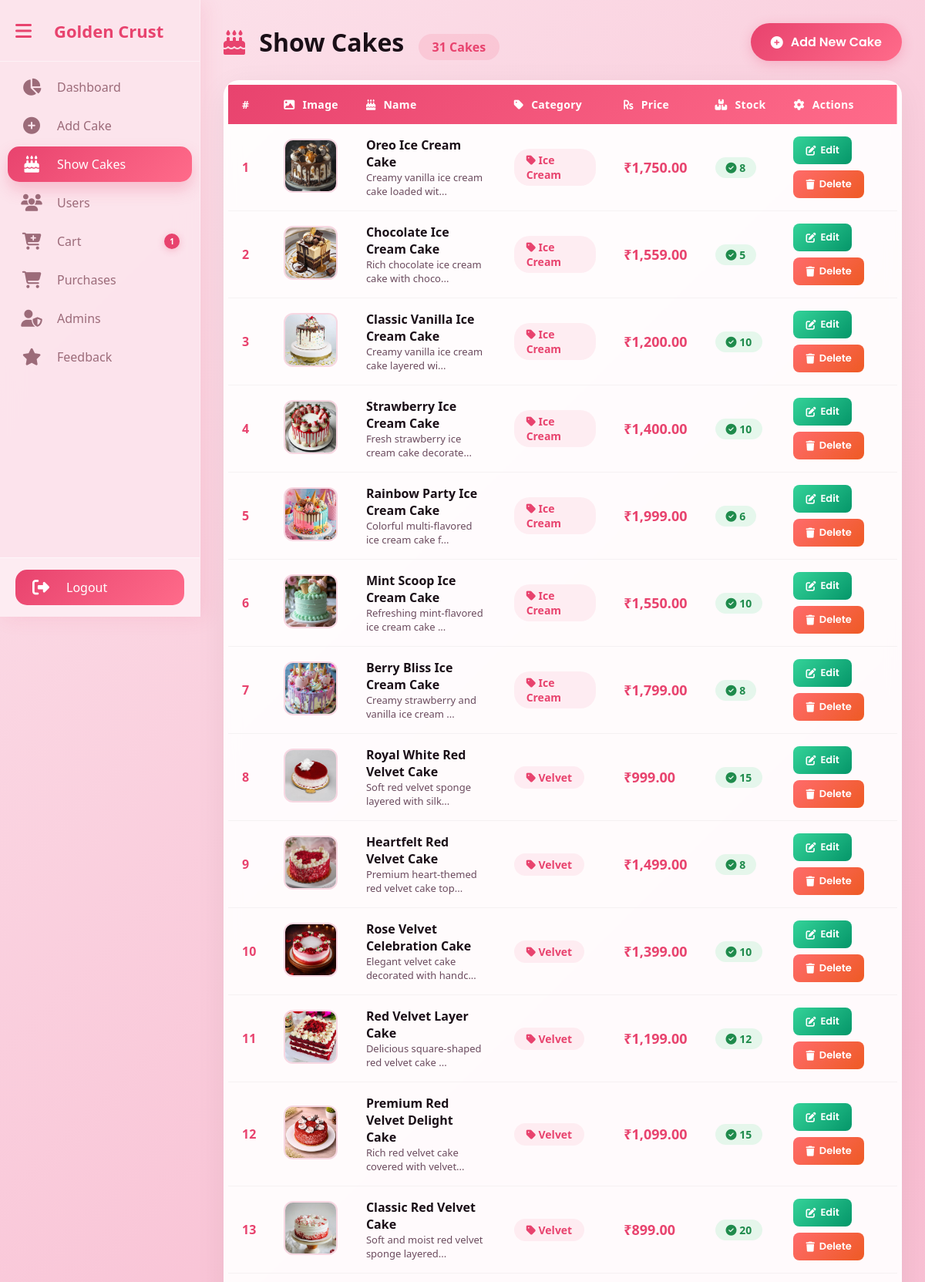
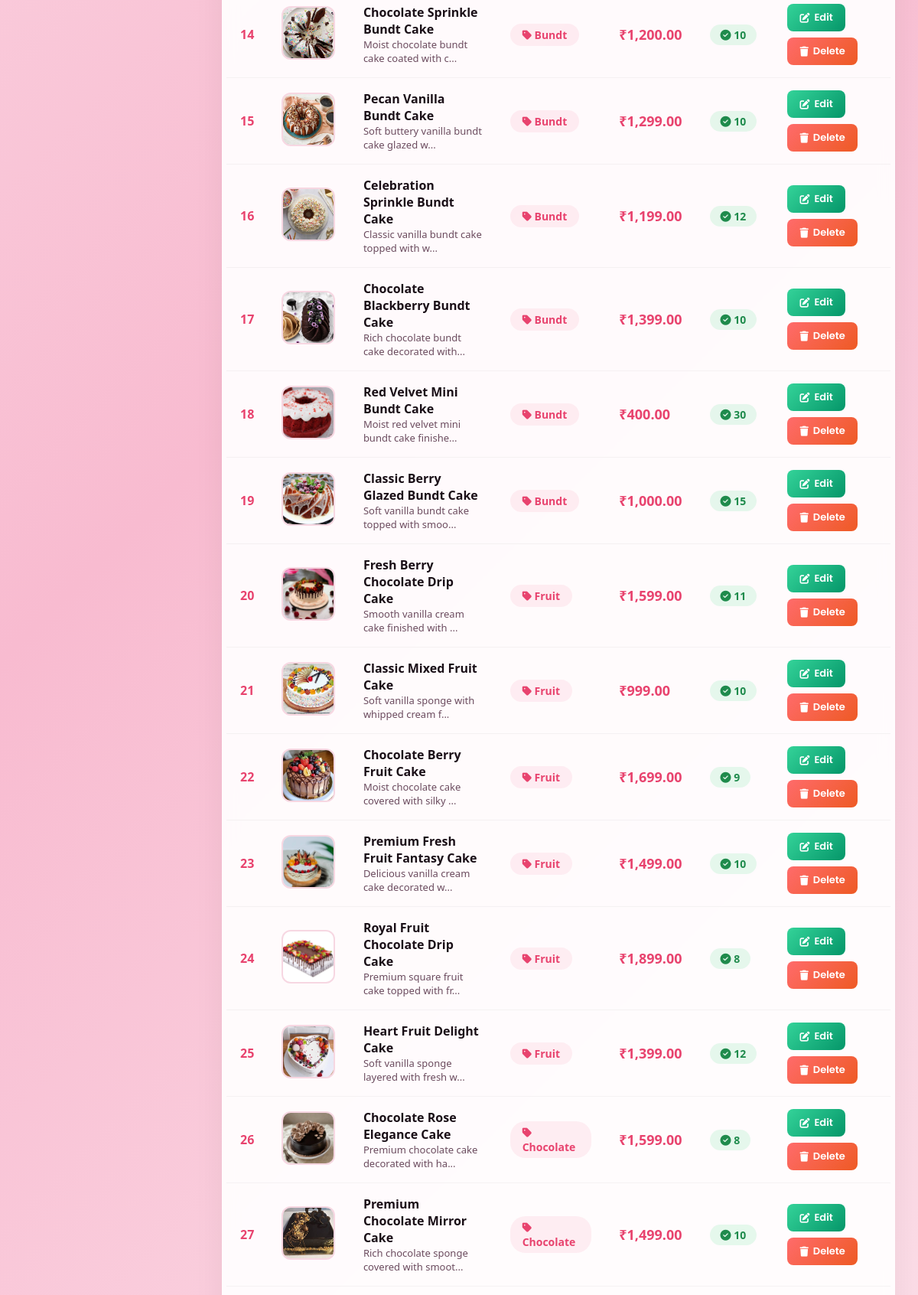
/admin/show_cakes.php (signed in, upper part), run on the app's committed database (2 pictures, top to bottom).
### tables this page shows
CREATE TABLE `cakes` (
  `id` int(11) NOT NULL,
  `itemname` varchar(255) NOT NULL,
  `categories` enum('Chocolate','Fruit','Bundt','Velvet','Celebration','Ice Cream','Cupcake','Roll','Pastry') NOT NULL,
  `price` decimal(10,2) NOT NULL,
  `img` varchar(255) DEFAULT NULL,
  `description` text DEFAULT NULL,
  `stock` int(11) NOT NULL DEFAULT 0,
  `created_at` timestamp NOT NULL DEFAULT current_timestamp()
);

### admin/show_cakes.php (the view, shortened to what this page needs)
<?php
$conn = mysqli_connect("localhost", "root", "", "golden_crust");
$query = "SELECT * FROM cakes ORDER BY id DESC";
$result = mysqli_query($conn, $query);
$total_cakes = mysqli_num_rows($result);
?>
<!DOCTYPE html>
<html>
<head>
    <link rel="stylesheet" href="https://cdnjs.cloudflare.com/ajax/libs/font-awesome/6.4.0/css/all.min.css">
</head>
<body>
<?php include "includes/sidebar.php"; ?>
<div class="main" id="main">
    <div class="page-header">
        <div class="title">
            <i class="fas fa-cake-candles"></i> Show Cakes
            <span class="badge"><?php echo $total_cakes; ?> Cakes</span>
        </div>
        <a href="add_cake.php" class="btn-add">
            <i class="fas fa-plus-circle"></i> Add New Cake
        </a>
    </div>
    <div class="table-wrapper">
        <div class="table-scroll">
            <table>
                <thead>
                    <tr>
                        <th>#</th>
                        <th><i class="fas fa-image"></i> Image</th>
                        <th><i class="fas fa-cake"></i> Name</th>
                        <th><i class="fas fa-tag"></i> Category</th>
                        <th><i class="fas fa-rupee-sign"></i> Price</th>
                        <th><i class="fas fa-boxes"></i> Stock</th>
                        <th><i class="fas fa-cog"></i> Actions</th>
                    </tr>
                </thead>
                <tbody>
                    <?php if($total_cakes > 0): ?>
                        <?php $sr = 1; while($row = mysqli_fetch_assoc($result)): ?>
                        <tr>
                            <td class="serial-number"><?php echo $sr++; ?></td>
                            <td>
                                <?php if(!empty($row['img'])): ?>
                                    <img src="uploads/<?php echo $row['img']; ?>" alt="<?php echo $row['itemname']; ?>" class="item-img">
                                <?php else: ?>
                                    <div class="item-img-placeholder">
                                        <i class="fas fa-cake"></i>
                                    </div>
                                <?php endif; ?>
                            </td>
                            <td>
                                <div class="product-name"><?php echo htmlspecialchars($row['itemname']); ?></div>
                                <?php if(!empty($row['description'])): ?>
                                    <div class="product-desc"><?php echo substr(htmlspecialchars($row['description']), 0, 40); ?>...</div>
                                <?php endif; ?>
                            </td>
                            <td>
                                <span class="category-badge">
                                    <i class="fas fa-tag"></i> <?php echo htmlspecialchars($row['categories']); ?>
                                </span>
                            </td>
                            <td class="price-text">₹<?php echo number_format($row['price'], 2); ?></td>
                            <td>
                                <span class="stock-badge <?php echo $row['stock'] > 0 ? 'stock-in' : 'stock-out'; ?>">
                                    <?php if($row['stock'] > 0): ?>
                                        <i class="fas fa-check-circle"></i> <?php echo $row['stock']; ?>
                                    <?php else: ?>
                                        <i class="fas fa-times-circle"></i> Out of Stock
                                    <?php endif; ?>
                                </span>
                            </td>
                            <td>
                                <div class="action-btns">
                                    <a href="edit_cake.php?id=<?php echo $row['id']; ?>" class="btn-action btn-edit">
                                        <i class="fas fa-edit"></i> Edit
                                    </a>
                                    <a href="?delete=<?php echo $row['id']; ?>" class="btn-action btn-delete" onclick="return confirm('Are you sure you want to delete this cake?')">
                                        <i class="fas fa-trash"></i> Delete
                                    </a>
                                </div>
                            </td>
                        </tr>
                        <?php endwhile; ?>
                    <?php endif; ?>
                </tbody>
            </table>
        </div>
    </div>
</div>
</body>
</html>

### admin/show_cakes.php (style rules this page uses)
* { margin: 0; padding: 0; box-sizing: border-box; }
body { font-family: 'Poppins', sans-serif; background: linear-gradient(135deg, #fce4ec, #f8bbd0, #fce4ec); min-height: 100vh; }
.main { margin-left: 85px; padding: 30px; transition: margin-left 0.35s ease; min-height: 100vh; }
.main.shift { margin-left: 260px; }
.page-header { display: flex; align-items: center; justify-content: space-between; flex-wrap: wrap; gap: 15px; margin-bottom: 25px; }
.page-header .title { font-size: 32px; font-weight: 800; color: #1a0f17; }
.page-header .title i { color: #e8436e; margin-right: 10px; }
.page-header .title .badge { font-size: 16px; background: rgba(232, 67, 110, 0.12); color: #e8436e; padding: 6px 18px; border-radius: 30px; font-weight: 600; margin-left: 10px; }
.btn-add { padding: 12px 26px; background: linear-gradient(135deg, #e8436e, #ff6b8a); color: #fff; border: none; border-radius: 50px; font-size: 16px; font-weight: 600; text-decoration: none; display: inline-flex; align-items: center; gap: 10px; transition: all 0.3s ease; box-shadow: 0 4px 15px rgba(232, 67, 110, 0.25); font-family: 'Poppins', sans-serif; }
.table-wrapper { background: rgba(255, 255, 255, 0.92); backdrop-filter: blur(10px); border-radius: 20px; padding: 5px; box-shadow: 0 10px 40px rgba(0, 0, 0, 0.06); overflow: hidden; border: 1px solid rgba(255, 255, 255, 0.6); }
.table-scroll { overflow-x: auto; }
table { width: 100%; border-collapse: collapse; font-size: 15px; min-width: 800px; }
thead { background: linear-gradient(135deg, #e8436e, #ff6b8a); }
thead th { color: #fff; padding: 16px 18px; text-align: left; font-weight: 600; font-size: 14px; letter-spacing: 0.3px; white-space: nowrap; }
thead th i { margin-right: 6px; font-size: 14px; }
tbody tr { border-bottom: 1px solid rgba(0, 0, 0, 0.04); transition: 0.3s; }
tbody td { padding: 16px 18px; color: #2d1b24; vertical-align: middle; font-size: 15px; }
.item-img { width: 70px; height: 70px; border-radius: 12px; object-fit: cover; border: 2px solid rgba(232, 67, 110, 0.10); background: #f8e8ef; }
.category-badge { display: inline-block; padding: 5px 16px; border-radius: 20px; font-size: 14px; font-weight: 600; background: rgba(232, 67, 110, 0.08); color: #e8436e; }
.price-text { font-weight: 700; color: #e8436e; font-size: 18px; }
.stock-badge { display: inline-block; padding: 4px 14px; border-radius: 20px; font-size: 14px; font-weight: 600; }
.stock-in { background: rgba(46, 213, 115, 0.12); color: #1f8b4c; }
.action-btns { display: flex; gap: 8px; flex-wrap: wrap; }
.btn-action { padding: 8px 16px; border: none; border-radius: 8px; font-size: 13px; font-weight: 600; font-family: 'Poppins', sans-serif; cursor: pointer; text-decoration: none; display: inline-flex; align-items: center; gap: 6px; transition: all 0.3s ease; }
.btn-edit { background: linear-gradient(135deg, #34d399, #059669); color: #fff; }
.btn-delete { background: linear-gradient(135deg, #ff6b6b, #ee5a24); color: #fff; }
.serial-number { font-weight: 700; color: #e8436e; font-size: 16px; }
.product-name { font-weight: 600; color: #1a0f17; font-size: 16px; }
.product-desc { font-size: 13px; color: #6b4b5e; }

### admin/includes/sidebar.php (style rules this page uses)
* { margin:0; padding:0; box-sizing:border-box; font-family:'Segoe UI',sans-serif; }
.main { margin-left:85px; transition:margin-left 0.35s ease; min-height:100vh; width: calc(100% - 85px); }
.main.shift { margin-left:260px; width: calc(100% - 260px); }

### data on the page
cakes: img (picture), itemname "Oreo Ice Cream Cake", description "Creamy vanilla ice cream cake loaded wit", categories "Ice Cream", price "1,750.00", stock "8"
cakes: img (picture), itemname "Chocolate Ice Cream Cake", description "Rich chocolate ice cream cake with choco", categories "Ice Cream", price "1,559.00", stock "5"
cakes: img (picture), itemname "Classic Vanilla Ice Cream Cake", description "Creamy vanilla ice cream cake layered wi", categories "Ice Cream", price "1,200.00", stock "10"
cakes: img (picture), itemname "Strawberry Ice Cream Cake", description "Fresh strawberry ice cream cake decorate", categories "Ice Cream", price "1,400.00", stock "10"
cakes: img (picture), itemname "Rainbow Party Ice Cream Cake", description "Colorful multi-flavored ice cream cake f", categories "Ice Cream", price "1,999.00", stock "6"
cakes: img (picture), itemname "Mint Scoop Ice Cream Cake", description "Refreshing mint-flavored ice cream cake", categories "Ice Cream", price "1,550.00", stock "10"
cakes: img (picture), itemname "Berry Bliss Ice Cream Cake", description "Creamy strawberry and vanilla ice cream", categories "Ice Cream", price "1,799.00", stock "8"
cakes: img (picture), itemname "Royal White Red Velvet Cake", description "Soft red velvet sponge layered with silk", categories "Velvet", price "999.00", stock "15"
cakes: img (picture), itemname "Heartfelt Red Velvet Cake", description "Premium heart-themed red velvet cake top", categories "Velvet", price "1,499.00", stock "8"
cakes: img (picture), itemname "Rose Velvet Celebration Cake", description "Elegant velvet cake decorated with handc", categories "Velvet", price "1,399.00", stock "10"
cakes: img (picture), itemname "Red Velvet Layer Cake", description "Delicious square-shaped red velvet cake", categories "Velvet", price "1,199.00", stock "12"
cakes: img (picture), itemname "Premium Red Velvet Delight Cake", description "Rich red velvet cake covered with velvet", categories "Velvet", price "1,099.00", stock "15"
cakes: img (picture), itemname "Classic Red Velvet Cake", description "Soft and moist red velvet sponge layered", categories "Velvet", price "899.00", stock "20"
cakes: img (picture), itemname "Chocolate Sprinkle Bundt Cake", description "Moist chocolate bundt cake coated with c", categories "Bundt", price "1,200.00", stock "10"
cakes: img (picture), itemname "Pecan Vanilla Bundt Cake", description "Soft buttery vanilla bundt cake glazed w", categories "Bundt", price "1,299.00", stock "10"
cakes: img (picture), itemname "Celebration Sprinkle Bundt Cake", description "Classic vanilla bundt cake topped with w", categories "Bundt", price "1,199.00", stock "12"
cakes: img (picture), itemname "Chocolate Blackberry Bundt Cake", description "Rich chocolate bundt cake decorated with", categories "Bundt", price "1,399.00", stock "10"
cakes: img (picture), itemname "Red Velvet Mini Bundt Cake", description "Moist red velvet mini bundt cake finishe", categories "Bundt", price "400.00", stock "30"
cakes: img (picture), itemname "Classic Berry Glazed Bundt Cake", description "Soft vanilla bundt cake topped with smoo", categories "Bundt", price "1,000.00", stock "15"
cakes: img (picture), itemname "Fresh Berry Chocolate Drip Cake", description "Smooth vanilla cream cake finished with", categories "Fruit", price "1,599.00", stock "11"
cakes: img (picture), itemname "Classic Mixed Fruit Cake", description "Soft vanilla sponge with whipped cream f", categories "Fruit", price "999.00", stock "10"
cakes: img (picture), itemname "Chocolate Berry Fruit Cake", description "Moist chocolate cake covered with silky", categories "Fruit", price "1,699.00", stock "9"
cakes: img (picture), itemname "Premium Fresh Fruit Fantasy Cake", description "Delicious vanilla cream cake decorated w", categories "Fruit", price "1,499.00", stock "10"
cakes: img (picture), itemname "Royal Fruit Chocolate Drip Cake", description "Premium square fruit cake topped with fr", categories "Fruit", price "1,899.00", stock "8"
cakes: img (picture), itemname "Heart Fruit Delight Cake", description "Soft vanilla sponge layered with fresh w", categories "Fruit", price "1,399.00", stock "12"
cakes: img (picture), itemname "Chocolate Rose Elegance Cake", description "Premium chocolate cake decorated with ha", categories "Chocolate", price "1,599.00", stock "8"
cakes: img (picture), itemname "Premium Chocolate Mirror Cake", description "Rich chocolate sponge covered with smoot", categories "Chocolate", price "1,499.00", stock "10"

### other printed values
$cart_count "1"
$total_cakes "31"
